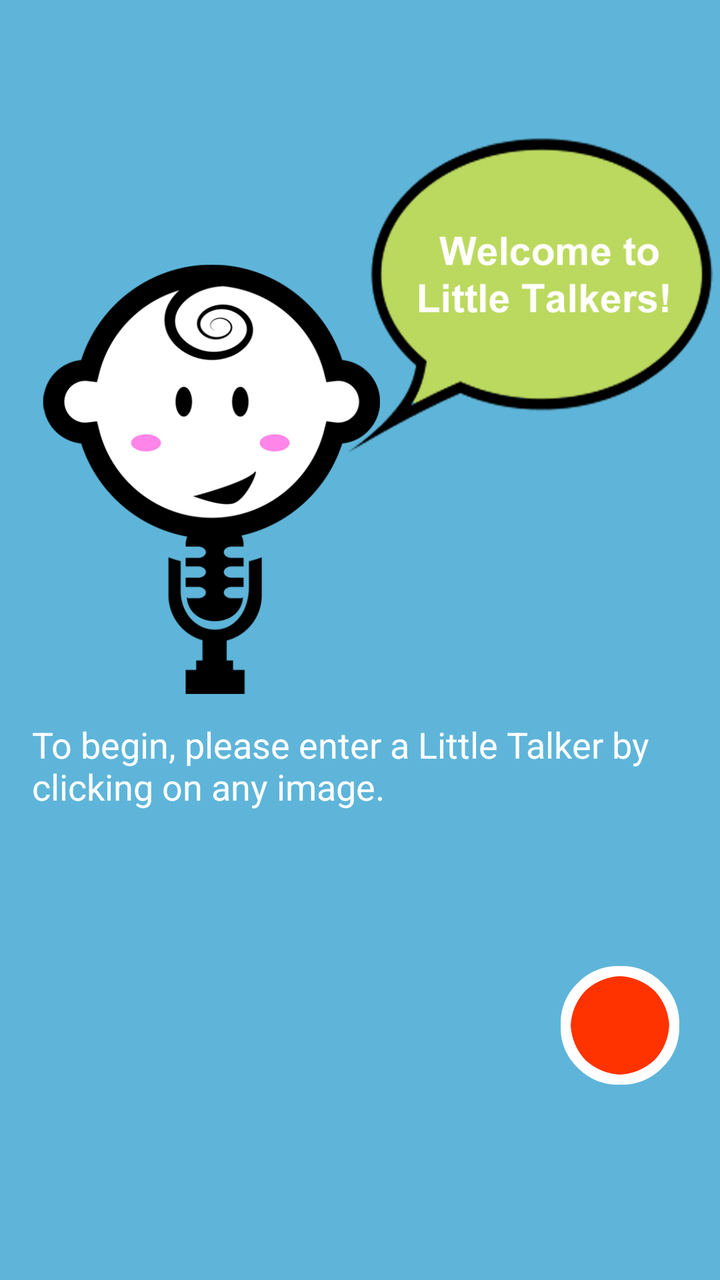
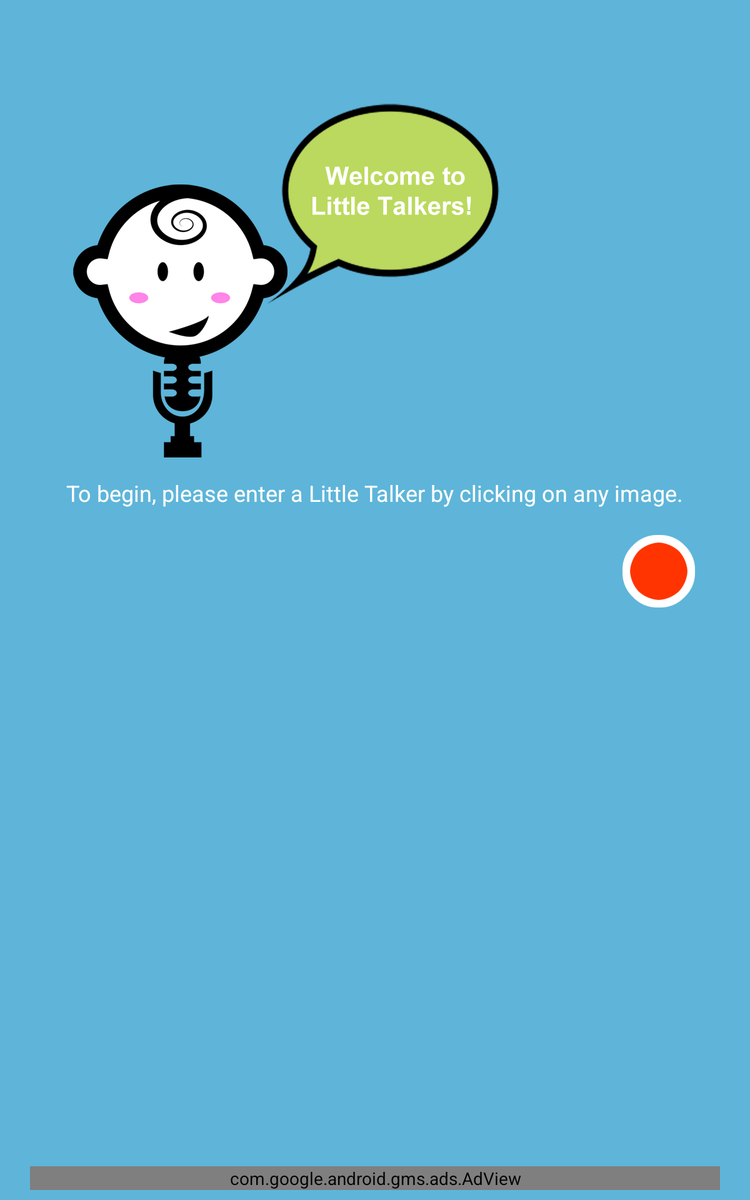

An Android layout and its configuration variant, each rendered on a device that would load it. The default file and the variant file are quoted in full after the pictures.
<!-- AndroidManifest.xml: application theme LittleTalkersTheme -->
<!-- res/layout/fragment_main.xml -->
<RelativeLayout xmlns:android="http://schemas.android.com/apk/res/android"   
    xmlns:tools="http://schemas.android.com/tools"
    android:layout_width="match_parent"
    android:layout_height="wrap_content" 
    android:background="@color/blue">
           
       <ImageView
           android:id="@+id/logo"
           android:layout_width="wrap_content"
           android:layout_height="wrap_content"
           android:layout_alignLeft="@+id/intro_message"
           android:layout_alignStart="@+id/intro_message"
           android:layout_alignParentTop="true"
           android:clickable="true"
           android:src="@drawable/welcome" />

       <TextView
            android:id="@+id/intro_message"
            android:layout_width="wrap_content"
            android:layout_height="wrap_content"
            android:layout_marginLeft="@dimen/activity_horizontal_margin"
            android:layout_marginRight="@dimen/activity_horizontal_margin"
            android:layout_marginTop="10dp"
            android:layout_centerHorizontal="true"
            android:layout_below="@id/logo"
            android:text="@string/intro_message"
            android:textSize="18sp"
            android:textColor="@color/white"/>

       <ImageView
           android:id="@+id/red_button"
           android:layout_width="wrap_content"
           android:layout_height="wrap_content"
           android:layout_below="@id/intro_message"
           android:layout_alignParentRight="true"
           android:layout_alignParentEnd="true"
           android:layout_marginRight="@dimen/activity_horizontal_margin"
           android:layout_marginEnd="@dimen/activity_horizontal_margin"
           android:layout_alignParentBottom="true"
           android:layout_marginBottom="20dp"
           android:clickable="true"
           android:src="@drawable/red_button" />
       
    </RelativeLayout>
<!-- resources referenced by this layout -->
<resources>
  <color name="blue">#5eb5d9</color>
  <color name="white">#ffffff</color>
  <dimen name="activity_horizontal_margin">16dp</dimen>
  <!-- drawable red_button: png bitmap (drawable-hdpi, 4072 bytes) -->
  <!-- drawable welcome: png bitmap (drawable-hdpi, 36465 bytes) -->
  <string name="intro_message">To begin, please enter a Little Talker by clicking on any image.</string>
  <!-- from res/values-v21/ -->
  <style name="LittleTalkersTheme" parent="@style/Theme.AppCompat.Light.NoActionBar">
          <item name="colorPrimary">@color/blue</item>
          <item name="colorPrimaryDark">@color/dark_blue</item>
          <item name="colorAccent">@color/green</item>
          <item name="android:actionBarItemBackground">@drawable/ab_item_background</item>
          <item name="android:selectableItemBackground">@drawable/ab_item_background</item>
          <item name="android:spinnerStyle">@style/MySpinners</item>
          <item name="android:textColor">@color/gray</item>
          <item name="android:textColorHint">@color/light_gray</item>
          <item name="android:actionOverflowButtonStyle">@style/OverflowStyle</item>
          <item name="android:windowBackground">@color/background_color</item>
          <item name="android:windowEnterTransition">@android:transition/explode</item>
      </style>
  <color name="dark_blue">#3aa3cf</color>
  <color name="green">#bbd95e</color>
  <!-- drawable ab_item_background (drawable) -->
  <?xml version="1.0" encoding="utf-8"?>
  <selector xmlns:android="http://schemas.android.com/apk/res/android" 
      android:exitFadeDuration="@android:integer/config_mediumAnimTime">
      <item 
          android:state_focused="true"
          android:state_pressed="true"
          android:drawable="@color/gray" />
      <item 
          android:state_pressed="true"
          android:drawable="@color/gray" />
      
      <item 
          android:drawable="@android:color/transparent" />
  </selector>
  <style name="MySpinners" parent="Widget.AppCompat.Spinner">
          <item name="android:textSize">16sp</item>
      </style>
  <color name="gray">#858585</color>
  <color name="light_gray">#cccccc</color>
  <style name="OverflowStyle" parent="Widget.AppCompat.ActionButton.Overflow">
        <item name="android:src">@drawable/ic_menu_overflow</item>
     </style>
  <color name="background_color">@color/background_gray</color>
  <!-- drawable ic_menu_overflow: png bitmap (drawable-xhdpi, 1025 bytes) -->
</resources>
<!-- res/layout-sw600dp/fragment_main.xml (the author's variant of the layout above) -->
<!-- drawn on a 7-inch tablet held upright -->
<RelativeLayout xmlns:android="http://schemas.android.com/apk/res/android"
    xmlns:ads="http://schemas.android.com/apk/res-auto"
    android:layout_width="@dimen/breakpoint_width"
    android:layout_height="wrap_content"
    android:layout_gravity="center_horizontal"
    android:paddingBottom="@dimen/activity_vertical_margin"
    android:paddingTop="@dimen/activity_vertical_margin"
    android:paddingLeft="@dimen/keyline_1"
    android:paddingStart="@dimen/keyline_1"
    android:paddingRight="@dimen/keyline_1"
    android:paddingEnd="@dimen/keyline_1"
    android:layout_margin="@dimen/keyline_1"
    android:layout_marginTop="@dimen/activity_vertical_margin"
    android:layout_marginBottom="@dimen/activity_vertical_margin"
    android:elevation="4dp"
    android:background="@color/blue">

    <ImageView
        android:id="@+id/logo"
        android:layout_width="wrap_content"
        android:layout_height="wrap_content"
        android:layout_alignLeft="@+id/intro_message"
        android:layout_alignStart="@+id/intro_message"
        android:layout_alignParentTop="true"
        android:layout_marginTop="@dimen/activity_vertical_margin"
        android:layout_marginBottom="@dimen/activity_vertical_margin"
        android:clickable="true"
        android:src="@drawable/welcome" />

    <TextView
        android:id="@+id/intro_message"
        android:layout_width="wrap_content"
        android:layout_height="wrap_content"
        android:layout_marginLeft="@dimen/activity_horizontal_margin"
        android:layout_marginRight="@dimen/activity_horizontal_margin"
        android:layout_marginEnd="@dimen/activity_horizontal_margin"
        android:layout_marginStart="@dimen/activity_horizontal_margin"
        android:layout_marginTop="@dimen/activity_vertical_margin"
        android:layout_marginBottom="@dimen/activity_vertical_margin"
        android:layout_centerHorizontal="true"
        android:layout_below="@id/logo"
        android:text="@string/intro_message"
        android:textSize="18sp"
        android:textColor="@color/white" />

    <ImageView
        android:id="@+id/red_button"
        android:layout_width="wrap_content"
        android:layout_height="wrap_content"
        android:layout_below="@id/intro_message"
        android:layout_alignParentRight="true"
        android:layout_alignParentEnd="true"
        android:layout_marginRight="@dimen/activity_horizontal_margin"
        android:layout_marginEnd="@dimen/activity_horizontal_margin"
        android:layout_marginTop="@dimen/activity_vertical_margin"
        android:layout_marginBottom="@dimen/activity_vertical_margin"
        android:clickable="true"
        android:src="@drawable/red_button" />

    <com.google.android.gms.ads.AdView
        android:id="@+id/adView"
        android:layout_width="match_parent"
        android:layout_height="wrap_content"
        android:layout_alignParentBottom="true"
        ads:adSize="BANNER"
        ads:adUnitId="@string/banner_ad_unit_id"/>

</RelativeLayout>
<!-- resources referenced by the variant -->
<!-- as a 7-inch tablet held upright resolves them -->
<resources>
  <color name="blue">#5eb5d9</color>
  <color name="white">#ffffff</color>
  <dimen name="activity_horizontal_margin">16dp</dimen>
  <dimen name="activity_vertical_margin">8dp</dimen>
  <!-- from res/values-sw600dp/ -->
  <dimen name="breakpoint_width">500dp</dimen>
  <!-- from res/values-sw600dp/ -->
  <dimen name="keyline_1">24dp</dimen>
  <!-- drawable red_button: png bitmap (drawable-hdpi, 4072 bytes) -->
  <!-- drawable welcome: png bitmap (drawable-hdpi, 36465 bytes) -->
  <string name="intro_message">To begin, please enter a Little Talker by clicking on any image.</string>
  <!-- from res/values-v21/ -->
  <style name="LittleTalkersTheme" parent="@style/Theme.AppCompat.Light.NoActionBar">
          <item name="colorPrimary">@color/blue</item>
          <item name="colorPrimaryDark">@color/dark_blue</item>
          <item name="colorAccent">@color/green</item>
          <item name="android:actionBarItemBackground">@drawable/ab_item_background</item>
          <item name="android:selectableItemBackground">@drawable/ab_item_background</item>
          <item name="android:spinnerStyle">@style/MySpinners</item>
          <item name="android:textColor">@color/gray</item>
          <item name="android:textColorHint">@color/light_gray</item>
          <item name="android:actionOverflowButtonStyle">@style/OverflowStyle</item>
          <item name="android:windowBackground">@color/background_color</item>
          <item name="android:windowEnterTransition">@android:transition/explode</item>
      </style>
  <color name="dark_blue">#3aa3cf</color>
  <color name="green">#bbd95e</color>
  <!-- drawable ab_item_background (drawable) -->
  <?xml version="1.0" encoding="utf-8"?>
  <selector xmlns:android="http://schemas.android.com/apk/res/android" 
      android:exitFadeDuration="@android:integer/config_mediumAnimTime">
      <item 
          android:state_focused="true"
          android:state_pressed="true"
          android:drawable="@color/gray" />
      <item 
          android:state_pressed="true"
          android:drawable="@color/gray" />
      
      <item 
          android:drawable="@android:color/transparent" />
  </selector>
  <style name="MySpinners" parent="Widget.AppCompat.Spinner">
          <item name="android:textSize">16sp</item>
      </style>
  <color name="gray">#858585</color>
  <color name="light_gray">#cccccc</color>
  <style name="OverflowStyle" parent="Widget.AppCompat.ActionButton.Overflow">
        <item name="android:src">@drawable/ic_menu_overflow</item>
     </style>
  <color name="background_color">@color/background_gray</color>
  <!-- drawable ic_menu_overflow: png bitmap (drawable-xhdpi, 1025 bytes) -->
</resources>
